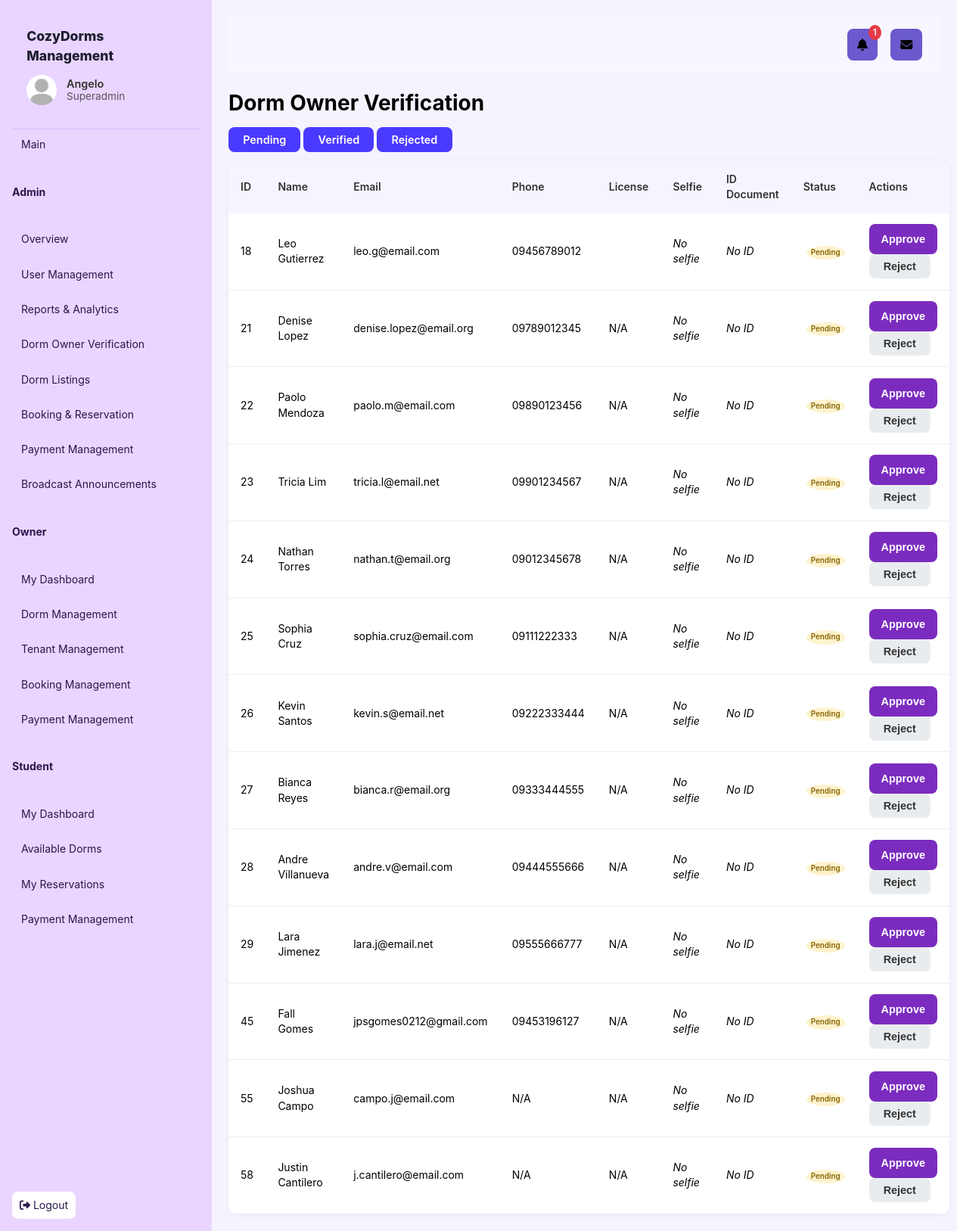
The page /Main/modules/admin/owner_verification.php (signed in) on the database its author committed.
### tables this page shows
CREATE TABLE `users` (
  `user_id` int(11) NOT NULL,
  `name` varchar(100) NOT NULL,
  `address` varchar(255) DEFAULT NULL,
  `email` varchar(150) NOT NULL,
  `password` varchar(255) NOT NULL,
  `role` enum('superadmin','admin','owner','student') NOT NULL DEFAULT 'student',
  `created_at` timestamp NOT NULL DEFAULT current_timestamp(),
  `terms_accepted` tinyint(1) DEFAULT 0 COMMENT 'Whether user accepted terms and conditions',
  `terms_accepted_at` datetime DEFAULT NULL COMMENT 'When user accepted terms',
  `terms_version` varchar(20) DEFAULT NULL COMMENT 'Version of terms accepted (e.g., v1.0)',
  `verified` tinyint(1) NOT NULL DEFAULT 0 COMMENT '0 = Pending, 1 = Verified, -1 = Rejected',
  `phone` varchar(20) DEFAULT NULL,
  `license_no` varchar(100) DEFAULT NULL,
  `profile_pic` varchar(255) DEFAULT NULL,
  `id_document` varchar(255) DEFAULT NULL
);

### Main/modules/admin/owner_verification.php (the view, shortened to what this page needs)
<?php
require_once __DIR__ . '/../../partials/header.php';
require_once __DIR__ . '/../../config.php';
$role = $_SESSION['user']['role'];
$user_id = $_SESSION['user']['user_id'];
if ($role === 'owner') {
    $msg = null;
    $allowedTypes = ['image/jpeg', 'image/png', 'application/pdf', 'application/msword', 'application/vnd.openxmlformats-officedocument.wordprocessingml.document'];
    $maxSize = 5 * 1024 * 1024;
    if ($_SERVER['REQUEST_METHOD'] === 'POST' && isset($_POST['upload_docs'])) {
        $uploadDir = __DIR__ . '/../../uploads/';
        if (!is_dir($uploadDir)) mkdir($uploadDir, 0777, true);
        $updates = [];
        if (!empty($_FILES['profile_pic']['name'])) {
            if ($_FILES['profile_pic']['size'] > $maxSize) {
                $msg = "Profile picture exceeds 5MB limit.";
            } elseif (!in_array($_FILES['profile_pic']['type'], $allowedTypes)) {
                $msg = "Invalid file type for Profile Picture.";
            } else {
                $fileName = time() . '_selfie_' . basename($_FILES['profile_pic']['name']);
                $targetPath = $uploadDir . $fileName;
                if (move_uploaded_file($_FILES['profile_pic']['tmp_name'], $targetPath)) {
                    $updates['profile_pic'] = $fileName;
                }
            }
        }
        if (!empty($_FILES['id_document']['name'])) {
            if ($_FILES['id_document']['size'] > $maxSize) {
                $msg = "ID document exceeds 5MB limit.";
            } elseif (!in_array($_FILES['id_document']['type'], $allowedTypes)) {
                $msg = "Invalid file type for ID Document.";
            } else {
                $fileName = time() . '_id_' . basename($_FILES['id_document']['name']);
                $targetPath = $uploadDir . $fileName;
                if (move_uploaded_file($_FILES['id_document']['tmp_name'], $targetPath)) {
                    $updates['id_document'] = $fileName;
                }
            }
        }
        if (!empty($_POST['license_no'])) {
            $updates['license_no'] = trim($_POST['license_no']);
        }
        if ($updates) {
            $set = implode(', ', array_map(fn($k) => "$k=?", array_keys($updates)));
            $stmt = $pdo->prepare("UPDATE users SET $set, verified=0 WHERE user_id=?");
            $stmt->execute([...array_values($updates), $user_id]);
            if (!$msg) $msg = "Documents uploaded. Awaiting admin approval.";
        }
    }
    $stmt = $pdo->prepare("SELECT profile_pic, id_document, license_no, verified FROM users WHERE user_id=?");
    $stmt->execute([$user_id]);
    $me = $stmt->fetch(PDO::FETCH_ASSOC);
    ?>
    <h1>Owner Verification</h1>
    <?php if ($msg): ?><p class="success"><?=$msg?></p><?php endif; ?>
    <form method="POST" enctype="multipart/form-data">
        <label>Profile Picture (JPG/PNG):</label>
        <input type="file" name="profile_pic" accept=".jpg,.jpeg,.png,.pdf,.doc,.docx">
        <label>ID Document (JPG/PNG/PDF/DOC):</label>
        <input type="file" name="id_document" accept=".jpg,.jpeg,.png,.pdf,.doc,.docx">
        <label>Business License Number:</label>
        <input type="text" name="license_no" value="<?=htmlspecialchars($me['license_no'] ?? '')?>">
        <button type="submit" name="upload_docs">Submit</button>
    </form>
    <h2>Current Status</h2>
    <p>
      <?php if ($me['verified']==1): ?>
        <span class="badge success">Verified</span>
      <?php elseif ($me['verified']==-1): ?>
        <span class="badge error">Rejected</span>
      <?php else: ?>
        <span class="badge warning">Pending</span>
      <?php endif; ?>
    </p>
    <?php
} elseif ($role === 'admin' || $role === 'superadmin') {
    $status = $_GET['status'] ?? 'pending';
    switch ($status) {
        default:
            $owners = $pdo->query("SELECT * FROM users WHERE role='owner' AND verified=0")->fetchAll();
            break;
    }
    ?>
    <h1>Dorm Owner Verification</h1>
    <div class="filter-actions">
        <a href="?status=pending" class="btn <?=$status==='pending'?'active':''?>">Pending</a>
        <a href="?status=verified" class="btn <?=$status==='verified'?'active':''?>">Verified</a>
        <a href="?status=rejected" class="btn <?=$status==='rejected'?'active':''?>">Rejected</a>
    </div>
    <table class="data-table">
      <thead>
        <tr>
          <th>ID</th><th>Name</th><th>Email</th>
          <th>Phone</th><th>License</th>
          <th>Selfie</th><th>ID Document</th>
          <th>Status</th><th>Actions</th>
        </tr>
      </thead>
      <tbody>
        <?php foreach ($owners as $o): ?>
        <tr>
          <td><?=$o['user_id']?></td>
          <td><?=htmlspecialchars($o['name'])?></td>
          <td><?=htmlspecialchars($o['email'])?></td>
          <td><?=htmlspecialchars($o['phone'] ?? 'N/A')?></td>
          <td><?=htmlspecialchars($o['license_no'] ?? 'N/A')?></td>
          <td>
            <?php if ($o['profile_pic']): ?>
              <img src="../uploads/<?=htmlspecialchars($o['profile_pic'])?>"
                   alt="Selfie" class="thumb" onclick="openModal('../uploads/<?=htmlspecialchars($o['profile_pic'])?>')">
            <?php else: ?><em>No selfie</em><?php endif; ?>
          </td>
          <td>
            <?php if ($o['id_document']): ?>
              <img src="../uploads/<?=htmlspecialchars($o['id_document'])?>"
                   alt="ID" class="thumb" onclick="openModal('../uploads/<?=htmlspecialchars($o['id_document'])?>')">
            <?php else: ?><em>No ID</em><?php endif; ?>
          </td>
          <td>
            <?php if ($o['verified']==1): ?>
              <span class="badge success">Verified</span>
            <?php elseif ($o['verified']==-1): ?>
              <span class="badge error">Rejected</span>
            <?php else: ?>
              <span class="badge warning">Pending</span>
            <?php endif; ?>
          </td>
          <td>
            <?php if ($o['verified']==0): ?>
              <form method="post" style="display:inline">
                <button class="btn-primary" name="action" value="approve">Approve</button>
                <button class="btn-secondary" name="action" value="reject">Reject</button>
              </form>
            <?php else: ?>
              <em>No actions</em>
            <?php endif; ?>
          </td>
        </tr>
        <?php endforeach; ?>
      </tbody>
    </table>
    <?php
} else {
    echo "<p>Access denied</p>";
}
require_once __DIR__ . '/../../partials/footer.php';
?>

### CAPSTONE (Sprint 1)/assets/style.css (style rules this page uses)
:root { --bg:#f6f3ff; --panel:#fff; --ink:#1f1147; --muted:#7a68b8; --primary:#8b5cf6; --primary-2:#a78bfa; --border:#eadcff; }
* { box-sizing:border-box }
body { margin:0;font:14px/1.45 Inter,system-ui,Segoe UI,Arial }
a { color:inherit;text-decoration:none }
.btn-primary { background: #7b2cbf; color: #fff; padding: 12px 16px; border: none; border-radius: 8px; cursor: pointer; font-weight: 600; transition: 0.2s ease; }

### CAPSTONE (Sprint 1)/assets/modules.css (style rules this page uses)
table { width: 100%; border-collapse: collapse; margin-top: 1rem; }
thead { background: #f9f9f9; }
thead th { text-align: left; padding: 0.8rem; font-weight: 600; }
tbody tr { border-bottom: 1px solid #eee; }
tbody td { padding: 0.8rem; vertical-align: middle; }
.badge { display: inline-block; padding: 0.3rem 0.6rem; border-radius: 12px; font-size: 0.8rem; font-weight: 600; margin-left: 0.3rem; }
.badge.warning { background: #fff3cd; color: #856404; }
.btn { background: #4A3AFF; color: #fff; padding: 0.5rem 1rem; border: none; border-radius: 8px; font-size: 0.9rem; cursor: pointer; transition: background 0.2s; }
.btn-secondary { background: #e9ecef; color: #333; }
table { width: 100%; border-collapse: collapse; margin-top: 1rem; background: #fff; border-radius: 12px; overflow: hidden; box-shadow: 0 1px 6px rgba(0,0,0,0.05); }
thead { background: #f5f5ff; }
thead th { text-align: left; padding: 0.9rem 1rem; font-weight: 600; color: #333; }
tbody tr { border-bottom: 1px solid #eee; transition: background 0.2s; }
tbody td { padding: 0.9rem 1rem; vertical-align: middle; }
button, .btn { background: #4A3AFF; color: #fff; padding: 0.5rem 1.2rem; border: none; border-radius: 8px; font-size: 0.9rem; cursor: pointer; font-weight: 600; transition: background 0.2s ease; }
.badge { padding: 0.35rem 0.7rem; border-radius: 999px; font-size: 0.75rem; font-weight: 600; }

### Main/partials/header.php (style rules this page uses)
.badge { display:inline-block; background:#e63946; color:#fff; border-radius:50%; font-size:0.7em; padding:2px 6px; margin-left:4px; }

### rows shown on the page
users: user_id "18", name "Leo Gutierrez", email "leo.g@email.com", phone "09456789012", shows "No selfie", shows "No ID", verified "Pending"
users: user_id "21", name "Denise Lopez", email "denise.lopez@email.org", phone "09789012345", license_no "N/A", shows "No selfie", shows "No ID", verified "Pending"
users: user_id "22", name "Paolo Mendoza", email "paolo.m@email.com", phone "09890123456", license_no "N/A", shows "No selfie", shows "No ID", verified "Pending"
users: user_id "23", name "Tricia Lim", email "tricia.l@email.net", phone "09901234567", license_no "N/A", shows "No selfie", shows "No ID", verified "Pending"
users: user_id "24", name "Nathan Torres", email "nathan.t@email.org", phone "09012345678", license_no "N/A", shows "No selfie", shows "No ID", verified "Pending"
users: user_id "25", name "Sophia Cruz", email "sophia.cruz@email.com", phone "09111222333", license_no "N/A", shows "No selfie", shows "No ID", verified "Pending"
users: user_id "26", name "Kevin Santos", email "kevin.s@email.net", phone "09222333444", license_no "N/A", shows "No selfie", shows "No ID", verified "Pending"
users: user_id "27", name "Bianca Reyes", email "bianca.r@email.org", phone "09333444555", license_no "N/A", shows "No selfie", shows "No ID", verified "Pending"
users: user_id "28", name "Andre Villanueva", email "andre.v@email.com", phone "09444555666", license_no "N/A", shows "No selfie", shows "No ID", verified "Pending"
users: user_id "29", name "Lara Jimenez", email "lara.j@email.net", phone "09555666777", license_no "N/A", shows "No selfie", shows "No ID", verified "Pending"
users: user_id "45", name "Fall Gomes", email "jpsgomes0212@gmail.com", phone "09453196127", license_no "N/A", shows "No selfie", shows "No ID", verified "Pending"
users: user_id "55", name "Joshua Campo", email "campo.j@email.com", phone "N/A", license_no "N/A", shows "No selfie", shows "No ID", verified "Pending"
users: user_id "58", name "Justin Cantilero", email "j.cantilero@email.com", phone "N/A", license_no "N/A", shows "No selfie", shows "No ID", verified "Pending"

### other values the page prints
$brand_title "CozyDorms Management"
$user['name'] "Angelo"
$user['role'] "Superadmin"
$unread_announcements "1"
